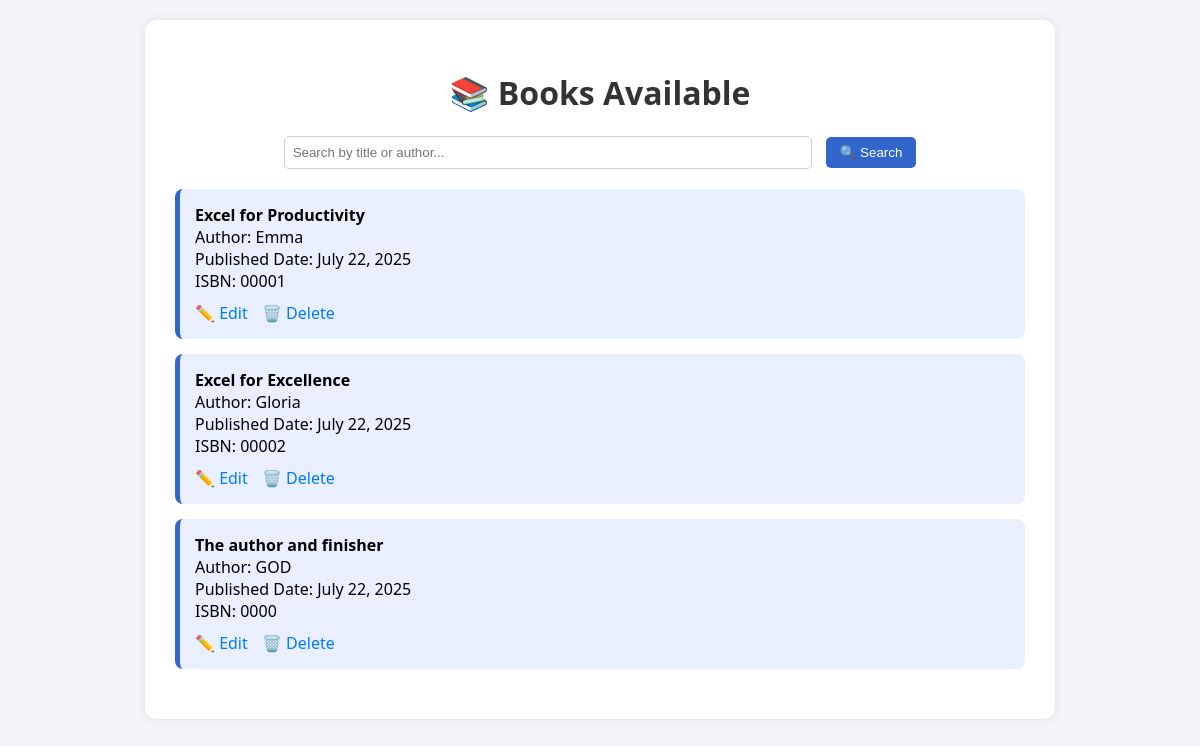
The page /allbooks on the database as committed earlier.
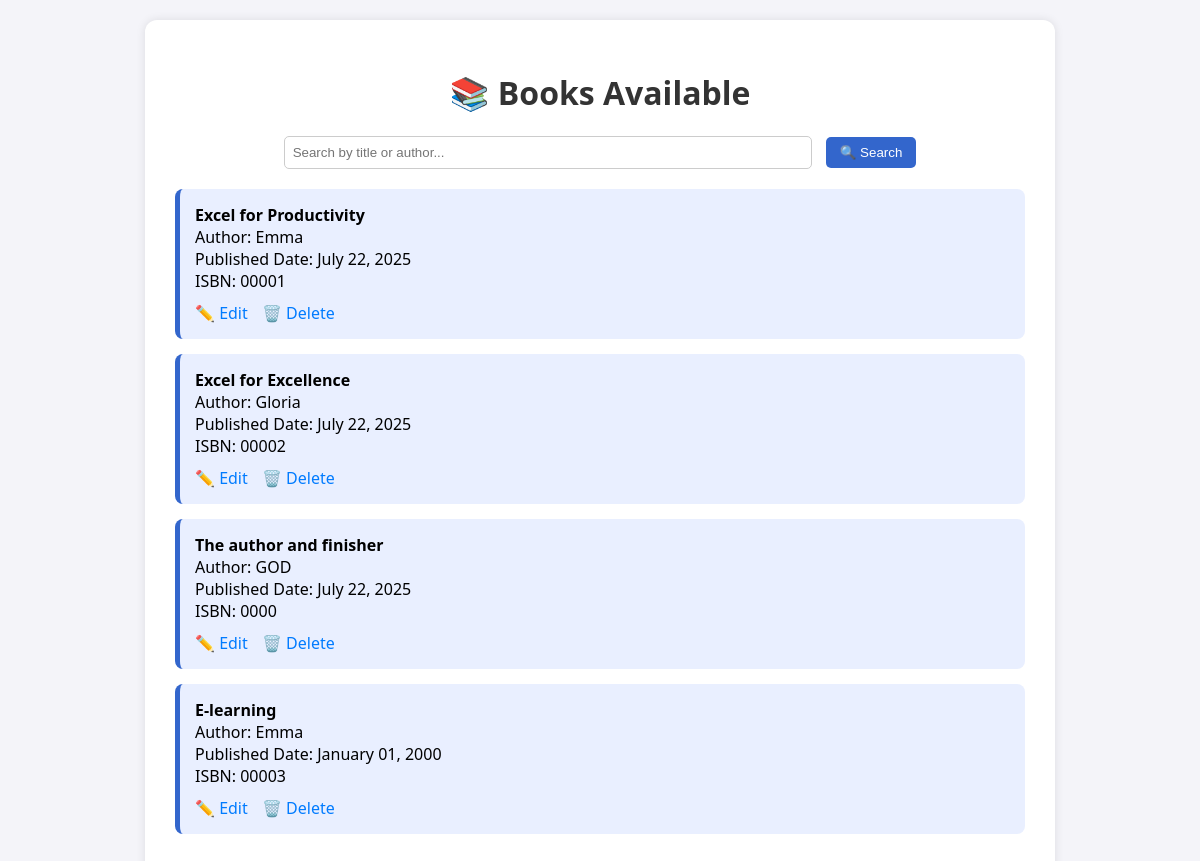
The same page on the database as committed later.
### relationship_app/models.py (models this page shows, shortened)
class Book(models.Model):
    title = models.CharField(max_length=255)
    author = models.ForeignKey('Author', on_delete=models.CASCADE, related_name='books')
    published_date = models.DateField(default=date(2000, 1, 1))
    isbn = models.CharField(max_length=13, default='0000')
    class Meta:
        permissions = [
            ("can_add_book", "Can add book"),
            ("can_change_book", "Can change book"),
            ("can_delete_book", "Can delete book"),
        ]

class Author(models.Model):
    author_name = models.CharField(max_length=100)
    def __str__(self):
        return self.author_name

### relationship_app/views.py (the view)
# urls.py: path('allbooks', all_books, name='allbooks'),  # list_books
def all_books(request):
    books = Book.objects.all()
    return render(request, 'relationship_app/list_books.html', {'all_books':books})

### relationship_app/templates/relationship_app/list_books.html (shortened to what this page needs)
{% load static %}
<!DOCTYPE html>
<html lang="en">
<head>
    <link rel="stylesheet" href="{% static 'css/styles.css' %}">
</head>
<body>
<div class="container">
    <h1>📚 Books Available</h1>
    <form method="get">
        <input type="text" name="q" placeholder="Search by title or author..." value="{{ search_query }}">
        <button type="submit">🔍 Search</button>
    </form>
    <ul>
        {% for book in all_books %}
            <li>
                <strong>{{ book.title }}</strong><br>
                Author: {{ book.author }}<br>
                Published Date: {{ book.published_date|date:"F d, Y" }}<br>
                ISBN: {{ book.isbn }}
                <div class="actions">
                    <a href="{% url 'book-update' book.pk %}">✏️ Edit</a>
                    <a href="{% url 'book-delete' book.pk %}">🗑️ Delete</a>
                </div>
            </li>
        {% empty %}
            <li>No books found.</li>
        {% endfor %}
    </ul>
</div>
</body>
</html>

### relationship_app/static/css/styles.css (style rules this page uses)
body { font-family: Arial, sans-serif; background-color: #f4f4f4; padding: 20px; }
.container { background: white; padding: 20px; border-radius: 10px; max-width: 700px; margin: auto; box-shadow: 0 0 10px rgba(0,0,0,0.1); }
a { color: #007bff; text-decoration: none; margin-right: 10px; }
ul { list-style-type: none; padding: 0; }
li { background: #eaeaea; padding: 10px; margin-bottom: 10px; border-radius: 5px; }

### relationship_app/templates/relationship_app/list_books.html (style rules this page uses)
body { font-family: 'Segoe UI', sans-serif; background-color: #f4f4f9; margin: 0; padding: 20px; }
.container { max-width: 850px; margin: auto; background-color: #fff; padding: 30px; border-radius: 12px; box-shadow: 0 0 10px rgba(0,0,0,0.1); }
h1 { text-align: center; color: #333; }
form { text-align: center; margin-bottom: 20px; }
input[type="text"] { padding: 8px; width: 60%; border-radius: 5px; border: 1px solid #ccc; }
button { padding: 8px 14px; border: none; background-color: #3366cc; color: white; border-radius: 5px; cursor: pointer; margin-left: 10px; }
ul { list-style-type: none; padding: 0; }
li { background: #e9efff; margin-bottom: 15px; padding: 15px; border-left: 5px solid #3366cc; border-radius: 8px; transition: background 0.3s ease; }
.actions { margin-top: 10px; }
.actions a { margin-right: 10px; color: #007bff; text-decoration: none; }

Rows that differ between the two databases and show on the page:
added Book: title "E-learning", author "Emma", published_date "January 01, 2000", isbn "00003"
